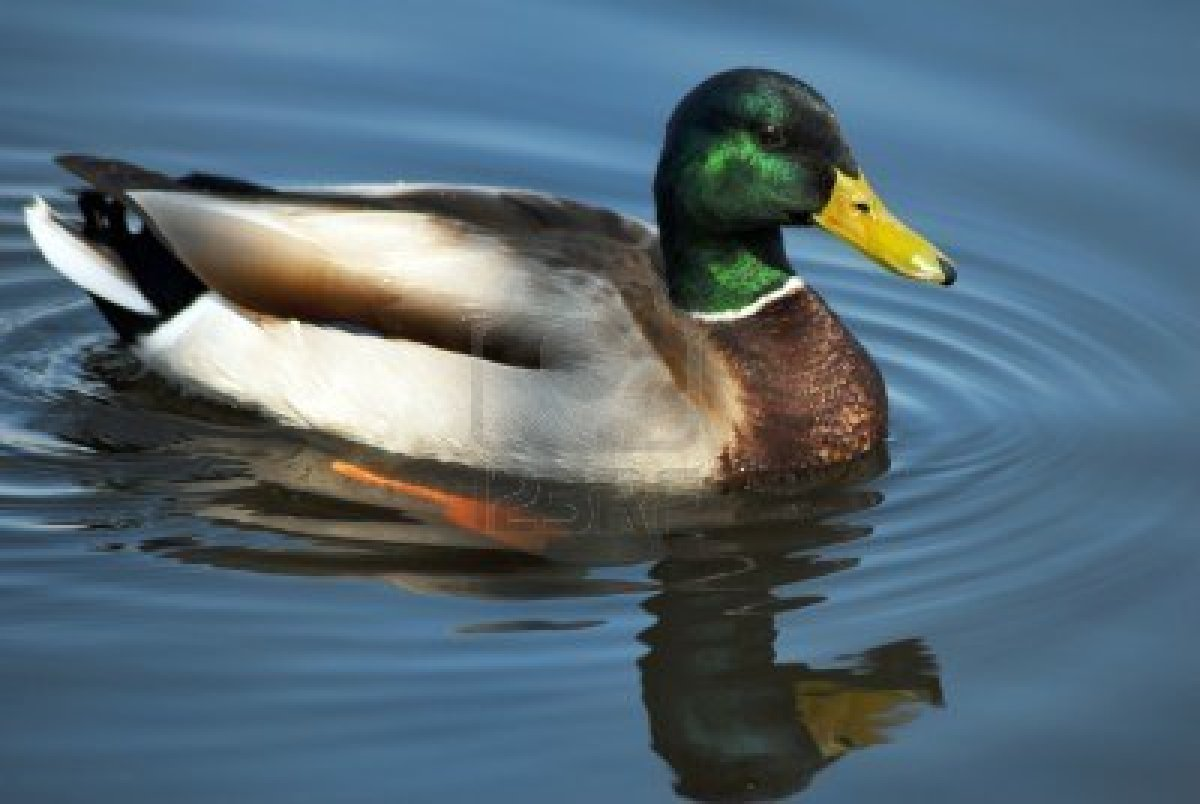
#> input picture testDuck/20131228-5.jpg, 1200 x 804 px; its folder holds 4 pictures in this run
$ python 'generate lama:duck data.py'   (older library calls are emulated)
#> lines starting #> are read from the running program, lines starting #| are printed output that depends on the picture
from PIL import Image
import os

w = 30
h = 30

openFile = open('testData.txt', "w+")
openFile.truncate()

for fileName in os.listdir('testDuck'):
	if fileName != '.DS_Store':
		Image.open('testDuck/' + fileName).resize((w, h), Image.ANTIALIAS).save('testResizedDuck/' + fileName)
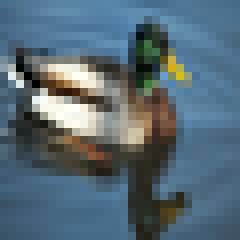
#> saved as 20131228-5.jpg: PIL image 30x30 RGB (shown 8 times larger); mean R, G, B 86.1, 105.8, 117.8
#> pass 2 of the loop `for fileName in os.listdir('testDuck'):`:
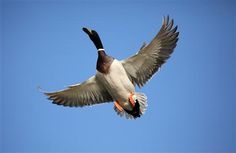
#> input picture testDuck/4291a64ee11a2d42849884087d731488.jpg, 236 x 153 px
#> `Image.open('testDuck/' + fileName).resize((w, h), Image.ANTIALIAS).sav..`:
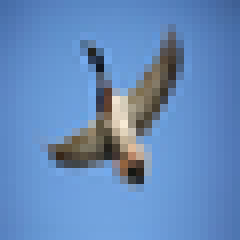
#> saved as 4291a64ee11a2d42849884087d731488.jpg: PIL image 30x30 RGB (shown 8 times larger); mean R, G, B 100.2, 137.7, 187.3
#> pass 3 of the loop `for fileName in os.listdir('testDuck'):`:
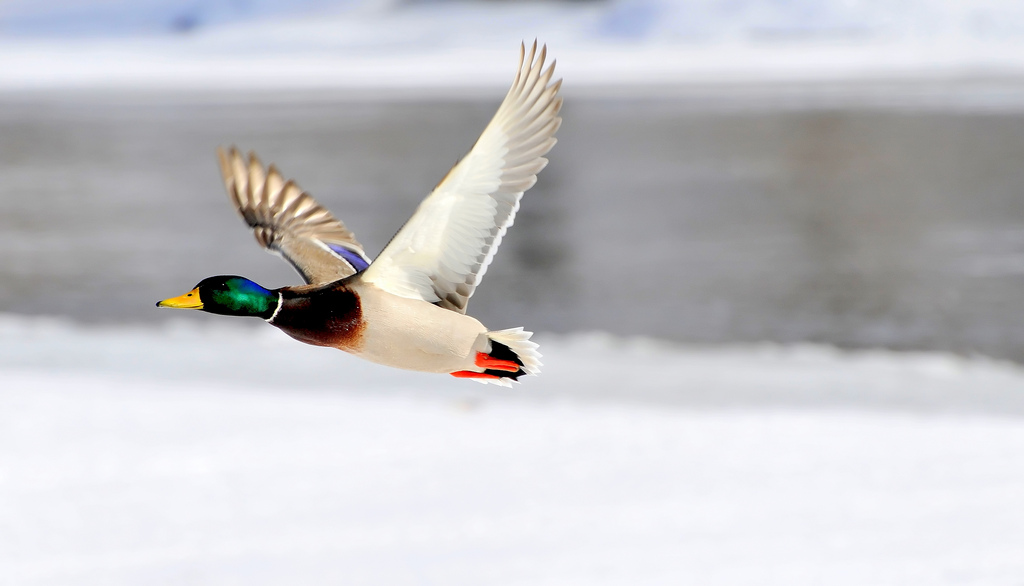
#> input picture testDuck/4373350408_71b3f5147a_b.jpg, 1024 x 586 px
#> `Image.open('testDuck/' + fileName).resize((w, h), Image.ANTIALIAS).sav..`:
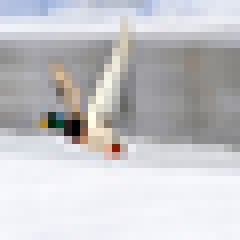
#> saved as 4373350408_71b3f5147a_b.jpg: PIL image 30x30 RGB (shown 8 times larger); mean R, G, B 197.8, 197.5, 200.7
#> the loop made 4 passes; the first 3 are shown

#> (the run stopped early here; a loop or call above may not have finished)
